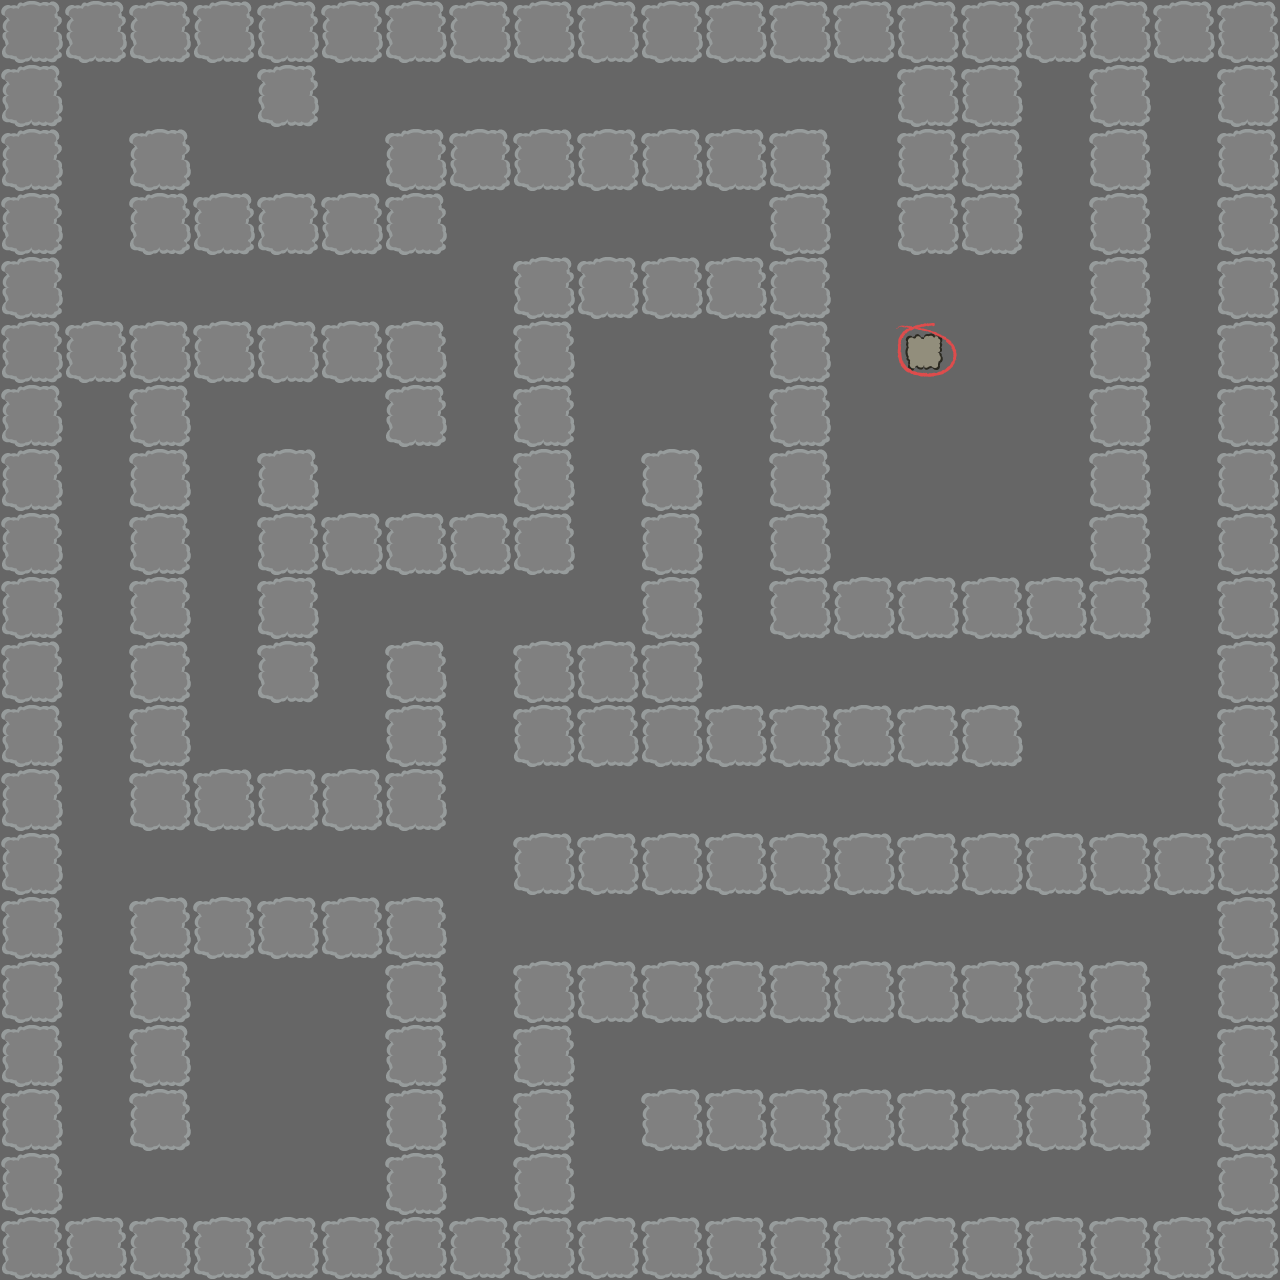

A 2D game scene composited from a Tiled map and its tileset images. What follows is a short description and the map's XML, with every tile layer's data as written:
An orthogonal 20x20 tile map with 64x64 px tiles, 3 tile layers (floor, objects, wall).

<map version="1.5" tiledversion="1.6.0" orientation="orthogonal" renderorder="right-down" width="20" height="20" tilewidth="64" tileheight="64" infinite="0" nextlayerid="6" nextobjectid="1">
 <tileset firstgid="1" name="ground" tilewidth="64" tileheight="64" tilecount="3" columns="0">
  <grid orientation="orthogonal" width="1" height="1" />
  <tile id="4">
   <image width="64" height="64" source="../textures/stoneexit.png" />
  </tile>
  <tile id="6">
   <properties>
    <property name="collision" type="bool" value="true" />
   </properties>
   <image width="64" height="64" source="../textures/stonewall.png" />
  </tile>
  <tile id="7">
   <image width="64" height="64" source="../textures/stonefloor.png" />
  </tile>
 </tileset>
 <layer id="3" name="floor" width="20" height="20" locked="1">
  <data encoding="csv">
8,8,8,8,8,8,8,8,8,8,8,8,8,8,8,8,8,8,8,8,
8,8,8,8,8,8,8,8,8,8,8,8,8,8,8,8,8,8,8,8,
8,8,8,8,8,8,8,8,8,8,8,8,8,8,8,8,8,8,8,8,
8,8,8,8,8,8,8,8,8,8,8,8,8,8,8,8,8,8,8,8,
8,8,8,8,8,8,8,8,8,8,8,8,8,8,8,8,8,8,8,8,
8,8,8,8,8,8,8,8,8,8,8,8,8,8,8,8,8,8,8,8,
8,8,8,8,8,8,8,8,8,8,8,8,8,8,8,8,8,8,8,8,
8,8,8,8,8,8,8,8,8,8,8,8,8,8,8,8,8,8,8,8,
8,8,8,8,8,8,8,8,8,8,8,8,8,8,8,8,8,8,8,8,
8,8,8,8,8,8,8,8,8,8,8,8,8,8,8,8,8,8,8,8,
8,8,8,8,8,8,8,8,8,8,8,8,8,8,8,8,8,8,8,8,
8,8,8,8,8,8,8,8,8,8,8,8,8,8,8,8,8,8,8,8,
8,8,8,8,8,8,8,8,8,8,8,8,8,8,8,8,8,8,8,8,
8,8,8,8,8,8,8,8,8,8,8,8,8,8,8,8,8,8,8,8,
8,8,8,8,8,8,8,8,8,8,8,8,8,8,8,8,8,8,8,8,
8,8,8,8,8,8,8,8,8,8,8,8,8,8,8,8,8,8,8,8,
8,8,8,8,8,8,8,8,8,8,8,8,8,8,8,8,8,8,8,8,
8,8,8,8,8,8,8,8,8,8,8,8,8,8,8,8,8,8,8,8,
8,8,8,8,8,8,8,8,8,8,8,8,8,8,8,8,8,8,8,8,
8,8,8,8,8,8,8,8,8,8,8,8,8,8,8,8,8,8,8,8
</data>
 </layer>
 <layer id="5" name="objects" width="20" height="20" locked="1">
  <data encoding="csv">
0,0,0,0,0,0,0,0,0,0,0,0,0,0,0,0,0,0,0,0,
0,0,0,0,0,0,0,0,0,0,0,0,0,0,0,0,0,0,0,0,
0,0,0,0,0,0,0,0,0,0,0,0,0,0,0,0,0,0,0,0,
0,0,0,0,0,0,0,0,0,0,0,0,0,0,0,0,0,0,0,0,
0,0,0,0,0,0,0,0,0,0,0,0,0,0,0,0,0,0,0,0,
0,0,0,0,0,0,0,0,0,0,0,0,0,0,5,0,0,0,0,0,
0,0,0,0,0,0,0,0,0,0,0,0,0,0,0,0,0,0,0,0,
0,0,0,0,0,0,0,0,0,0,0,0,0,0,0,0,0,0,0,0,
0,0,0,0,0,0,0,0,0,0,0,0,0,0,0,0,0,0,0,0,
0,0,0,0,0,0,0,0,0,0,0,0,0,0,0,0,0,0,0,0,
0,0,0,0,0,0,0,0,0,0,0,0,0,0,0,0,0,0,0,0,
0,0,0,0,0,0,0,0,0,0,0,0,0,0,0,0,0,0,0,0,
0,0,0,0,0,0,0,0,0,0,0,0,0,0,0,0,0,0,0,0,
0,0,0,0,0,0,0,0,0,0,0,0,0,0,0,0,0,0,0,0,
0,0,0,0,0,0,0,0,0,0,0,0,0,0,0,0,0,0,0,0,
0,0,0,0,0,0,0,0,0,0,0,0,0,0,0,0,0,0,0,0,
0,0,0,0,0,0,0,0,0,0,0,0,0,0,0,0,0,0,0,0,
0,0,0,0,0,0,0,0,0,0,0,0,0,0,0,0,0,0,0,0,
0,0,0,0,0,0,0,0,0,0,0,0,0,0,0,0,0,0,0,0,
0,0,0,0,0,0,0,0,0,0,0,0,0,0,0,0,0,0,0,0
</data>
 </layer>
 <layer id="2" name="wall" width="20" height="20">
  <properties>
   <property name="collide" type="bool" value="true" />
  </properties>
  <data encoding="csv">
7,7,7,7,7,7,7,7,7,7,7,7,7,7,7,7,7,7,7,7,
7,0,0,0,7,0,0,0,0,0,0,0,0,0,7,7,0,7,0,7,
7,0,7,0,0,0,7,7,7,7,7,7,7,0,7,7,0,7,0,7,
7,0,7,7,7,7,7,0,0,0,0,0,7,0,7,7,0,7,0,7,
7,0,0,0,0,0,0,0,7,7,7,7,7,0,0,0,0,7,0,7,
7,7,7,7,7,7,7,0,7,0,0,0,7,0,0,0,0,7,0,7,
7,0,7,0,0,0,7,0,7,0,0,0,7,0,0,0,0,7,0,7,
7,0,7,0,7,0,0,0,7,0,7,0,7,0,0,0,0,7,0,7,
7,0,7,0,7,7,7,7,7,0,7,0,7,0,0,0,0,7,0,7,
7,0,7,0,7,0,0,0,0,0,7,0,7,7,7,7,7,7,0,7,
7,0,7,0,7,0,7,0,7,7,7,0,0,0,0,0,0,0,0,7,
7,0,7,0,0,0,7,0,7,7,7,7,7,7,7,7,0,0,0,7,
7,0,7,7,7,7,7,0,0,0,0,0,0,0,0,0,0,0,0,7,
7,0,0,0,0,0,0,0,7,7,7,7,7,7,7,7,7,7,7,7,
7,0,7,7,7,7,7,0,0,0,0,0,0,0,0,0,0,0,0,7,
7,0,7,0,0,0,7,0,7,7,7,7,7,7,7,7,7,7,0,7,
7,0,7,0,0,0,7,0,7,0,0,0,0,0,0,0,0,7,0,7,
7,0,7,0,0,0,7,0,7,0,7,7,7,7,7,7,7,7,0,7,
7,0,0,0,0,0,7,0,7,0,0,0,0,0,0,0,0,0,0,7,
7,7,7,7,7,7,7,7,7,7,7,7,7,7,7,7,7,7,7,7
</data>
 </layer>
</map>
